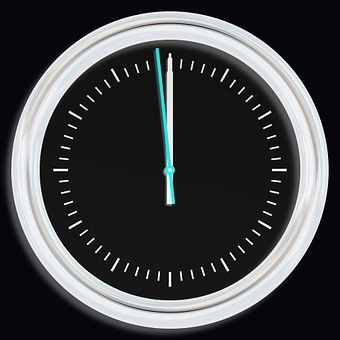
#> input picture Experiment/Exp5/images/clock2.jpg, 340 x 340 px
$ jupyter execute --allow-errors DIP_EXP5.ipynb
#> lines starting #> are read from the running program, lines starting #| are printed output that depends on the picture; after the words box and inside, x2 and y2 are one past the last pixel; in counts of white or black regions, pixels touching at a corner belong together
# Exp 5: Integrated Experiment #
## 1.	Aims ##

#### 1. Be familiar with the operations of morphological image processing.

#### 2. Be familiar with the operations of image segmentation.

#### 3. Try to design GUI in Python.

## 2.	Steps and Requirements

### (1) Erosion, Dilation, Opening and Closing.

(a) Load the RGB image clock2.jpg. Convert it to grayscale and then convert it into a binary image using a threshold of 0.5.

(b) Use an SE as [1 1 1; 1 1 1; 1 1 1] to obtain the binary morphological erosion, dilation, opening and closing of the binary image. Display them in the same figure with sub-figures. Add the corresponding title to the sub-figure.

(c) Use an SE as [1 0 0; 0 1 0; 0 0 1] to obtain the binary morphological erosion, dilation, opening and closing of the binary image. Display them in the same figure with sub-figures. Add the corresponding title to the sub-figure.

(d) Load the RGB image zebras.jpg. Convert it to grayscale.

(e) Use a 3x3 SE to obtain the grayscale morphological erosion, dilation, opening and closing of grayscale image. Display them in the same figure with sub-figures. Add the corresponding title to the sub-figure.

(f) Use a 7x7 SE to obtain the grayscale morphological erosion, dilation, opening and closing of grayscale image. Display them in the same figure with sub-figures. Add the corresponding title to the sub-figure.

Hint:``skimage.morphology.binary_erosion``, ``skimage.morphology.binary_dilation``, ``skimage.morphology.binary_opening``, ``skimage.morphology.binary_closing``, ``skimage.morphology.erosion``, ``skimage.morphology.dilation``, ``skimage.morphology.opening`` and ``skimage.morphology.closing``

[cell 1]
from skimage import io, color
import numpy as np
from skimage.morphology import binary_erosion, binary_dilation, binary_opening, binary_closing
from skimage.morphology import erosion, dilation, opening, closing, square
import matplotlib.pyplot as plt

# Load, convert to grayscale, then convert to binary
img1_1 = io.imread('./images/clock2.jpg')
#> img1_1 is the input picture: shape (340, 340, 3); mean R, G, B 66.5, 67.7, 69.6
img1_1 = color.rgb2gray(img1_1)
#> img1_1: shape (340, 340) float64
img1_binary = np.where(img1_1>0.5, 1, 0)
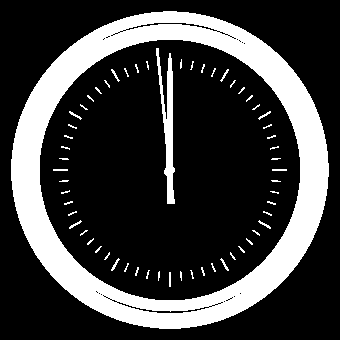
#> img1_binary: shape (340, 340) int64; values 0 (black) and 1 (white), 24.1% white; 60 white regions (47 under 20 px), largest, box (x1, y1, x2, y2) and area: (11, 11, 329, 329) 25534, (156, 48, 175, 204) 1212, (111, 258, 120, 271) 34

# Erosion, dilation, opening, closing
se_1 = np.array([[1,1,1],[1,1,1],[1,1,1]])
img_1_er = binary_erosion(img1_binary, se_1)
#> img_1_er: shape (340, 340) bool; 20.1% white; 8 white regions (6 under 20 px), largest, box (x1, y1, x2, y2) and area: (12, 12, 328, 328) 22495, (163, 59, 174, 203) 685
img_1_di = binary_dilation(img1_binary, se_1)
#> img_1_di: shape (340, 340) bool; 28.5% white; 60 white regions, largest, box (x1, y1, x2, y2) and area: (10, 10, 330, 330) 28191, (155, 47, 176, 205) 1699, (110, 257, 121, 272) 82
img_1_op = binary_opening(img1_binary, se_1)
#> img_1_op: shape (340, 340) bool; 23.1% white; 5 white regions, box (x1, y1, x2, y2) and area: (11, 11, 329, 329) 25533, (161, 58, 175, 204) 1064, (157, 57, 161, 75) 54, (159, 76, 163, 94) 54, (156, 48, 159, 56) 24
img_1_cl = binary_closing(img1_binary, se_1)
#> img_1_cl: shape (340, 340) bool; 24.4% white; 60 white regions (47 under 20 px), largest, box (x1, y1, x2, y2) and area: (11, 11, 329, 329) 25879, (156, 48, 175, 204) 1235, (111, 258, 120, 271) 34

plt.figure(figsize=[12, 10])
plt.subplot(3, 2, 1)
plt.imshow(img1_binary, cmap='gray')
plt.title('Origin')
plt.subplot(3, 2, 3)
plt.imshow(img_1_er, cmap='gray')
plt.title('Erosion (3*3 suqare SE)')
plt.subplot(3, 2, 4)
plt.imshow(img_1_di, cmap='gray')
plt.title('Dilation (3*3 suqare SE)')
plt.subplot(3, 2, 5)
plt.imshow(img_1_op, cmap='gray')
plt.title('Opening (3*3 suqare SE)')
plt.subplot(3, 2, 6)
plt.imshow(img_1_cl, cmap='gray')
plt.title('Closing (3*3 suqare SE)')
plt.tight_layout()
plt.show()

se_2 = np.array([[1,0,0],[0,1,0],[0,0,1]])
img_2_er = binary_erosion(img1_binary, se_2)
#> img_2_er: shape (340, 340) bool; 21.1% white; 34 white regions (32 under 20 px), largest, box (x1, y1, x2, y2) and area: (12, 12, 328, 328) 23404, (157, 49, 174, 203) 781
img_2_di = binary_dilation(img1_binary, se_2)
#> img_2_di: shape (340, 340) bool; 27.2% white; 60 white regions, largest, box (x1, y1, x2, y2) and area: (10, 10, 330, 330) 27515, (155, 47, 176, 205) 1640, (110, 257, 121, 272) 74
img_2_op = binary_opening(img1_binary, se_2)
#> img_2_op: shape (340, 340) bool; 23.4% white; 25 white regions (19 under 20 px), largest, box (x1, y1, x2, y2) and area: (11, 11, 329, 329) 25534, (156, 48, 175, 204) 1199, (69, 111, 82, 120) 33, (258, 220, 271, 229) 33, (220, 258, 229, 271) 33, (111, 69, 120, 81) 30
img_2_cl = binary_closing(img1_binary, se_2)
#> img_2_cl: shape (340, 340) bool; 24.4% white; 60 white regions (47 under 20 px), largest, box (x1, y1, x2, y2) and area: (11, 11, 329, 329) 25879, (156, 48, 175, 204) 1232, (111, 258, 120, 271) 34

plt.figure(figsize=[12, 10])
plt.subplot(3, 2, 1)
plt.imshow(img1_binary, cmap='gray')
plt.title('Origin')
plt.subplot(3, 2, 3)
plt.imshow(img_2_er, cmap='gray')
plt.title('Erosion (3*3 diag SE)')
plt.subplot(3, 2, 4)
plt.imshow(img_2_di, cmap='gray')
plt.title('Dilation (3*3 diag SE)')
plt.subplot(3, 2, 5)
plt.imshow(img_2_op, cmap='gray')
plt.title('Opening (3*3 diag SE)')
plt.subplot(3, 2, 6)
plt.imshow(img_2_cl, cmap='gray')
plt.title('Closing (3*3 diag SE)')
plt.tight_layout()
plt.show()

# Load, convert to grayscale
img1_2 = io.imread('./images/zebras.jpg')
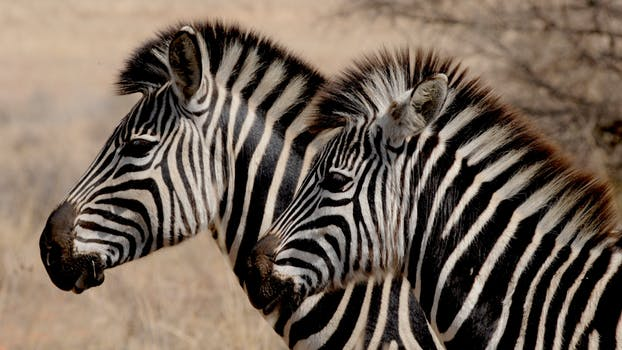
#> input picture Experiment/Exp5/images/zebras.jpg, 622 x 350 px
#> img1_2 is the input picture: shape (350, 622, 3); mean R, G, B 116, 101.3, 88.7
img1_2 = color.rgb2gray(img1_2)
#> img1_2: shape (350, 622) float64

img_3_er = erosion(img1_2, square(3))
img_3_di = dilation(img1_2, square(3))
img_3_op = opening(img1_2, square(3))
img_3_cl = closing(img1_2, square(3))

plt.figure(figsize=[12, 10])
plt.subplot(3, 2, 1)
plt.imshow(img1_2, cmap='gray')
plt.title('Origin')
plt.subplot(3, 2, 3)
plt.imshow(img_3_er, cmap='gray')
plt.title('Erosion (3*3 square SE)')
plt.subplot(3, 2, 4)
plt.imshow(img_3_di, cmap='gray')
plt.title('Dilation (3*3 square SE)')
plt.subplot(3, 2, 5)
plt.imshow(img_3_op, cmap='gray')
plt.title('Opening (3*3 square SE)')
plt.subplot(3, 2, 6)
plt.imshow(img_3_cl, cmap='gray')
plt.title('Closing (3*3 square SE)')
plt.tight_layout()
plt.show()

img_4_er = erosion(img1_2, square(7))
img_4_di = dilation(img1_2, square(7))
img_4_op = opening(img1_2, square(7))
img_4_cl = closing(img1_2, square(7))
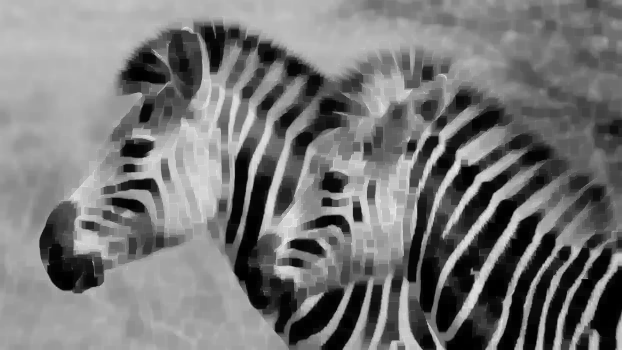
#> img_4_cl: shape (350, 622) float64; min 0, max 0.921, mean 0.467

plt.figure(figsize=[12, 10])
plt.subplot(3, 2, 1)
plt.imshow(img1_2, cmap='gray')
plt.title('Origin')
plt.subplot(3, 2, 3)
plt.imshow(img_4_er, cmap='gray')
plt.title('Erosion (7*7 square SE)')
plt.subplot(3, 2, 4)
plt.imshow(img_4_di, cmap='gray')
plt.title('Dilation (7*7 square SE)')
plt.subplot(3, 2, 5)
plt.imshow(img_4_op, cmap='gray')
plt.title('Opening (7*7 square SE)')
plt.subplot(3, 2, 6)
plt.imshow(img_4_cl, cmap='gray')
plt.title('Closing (7*7 square SE)')
plt.tight_layout()
plt.show()

### (2) Boundary Extraction and Hole Filling

(a) Load the image boundary.tif. Convert it into a binary image.

(b) Use a 5x5 SE of 1s to obtain the binary morphological erosion of the binary image.

(c) Obtian the boundary of the binary image via performing the difference between the binary image and its erosion image.

(d) Load the image holefiling.tif. Convert it into a binary image.

(e) Fill the holes in binary objects. (Hine:``scipy.ndimage.binary_fill_holes``)

(f) Display them in the same figure with sub-figures. Add the corresponding title to the sub-figure.

[cell 2]
import cv2
from scipy.ndimage import binary_fill_holes

# Load and convert
img2_1 = cv2.imread('./images/boundary.tif')
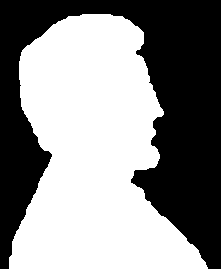
#> input picture Experiment/Exp5/images/boundary.tif, 221 x 269 px
#> img2_1 is the input picture: shape (269, 221, 3); 54.6% white; 1 black region, box (x1, y1, x2, y2) and area: (0, 0, 221, 269) 26994
img2_1 = cv2.cvtColor(img2_1, cv2.COLOR_BGR2RGB)
img2_1 = color.rgb2gray(img2_1)
img2_1_binary = np.where(img2_1>0.5, 1, 0)

# Erosion
img2_er = binary_erosion(img2_1_binary, square(5))
#> img2_er: shape (269, 221) bool; 51.6% white; 1 black region, box (x1, y1, x2, y2) and area: (0, 0, 221, 269) 28756
# Get boundary
img2_boun = img2_1_binary - img2_er
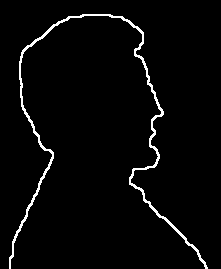
#> img2_boun: shape (269, 221) int64; values 0 (black) and 1 (white), 3% white in thin lines or dots, all inside (x1, y1, x2, y2) = (9, 14, 208, 269)

plt.figure(figsize=[12, 8])
plt.subplot(1, 3, 1)
plt.imshow(img2_1_binary, cmap='gray')
plt.title('Origin')
plt.subplot(1, 3, 2)
plt.imshow(img2_er, cmap='gray')
plt.title('Erosion')
plt.subplot(1, 3, 3)
plt.imshow(img2_boun, cmap='gray')
plt.title('Boundary')
plt.tight_layout()
plt.show()

# Load and convert
img2_2 = cv2.imread('./images/holefiling.tif')
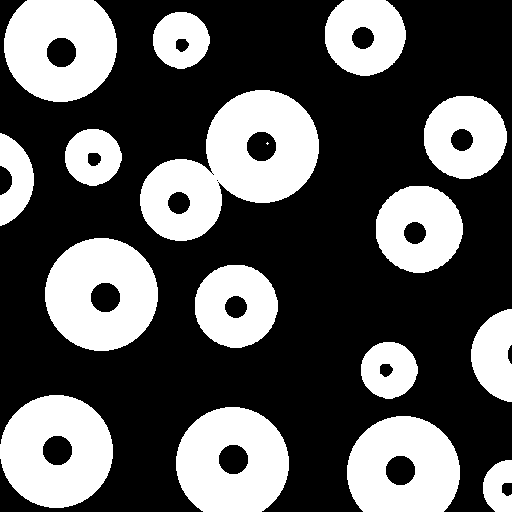
#> input picture Experiment/Exp5/images/holefiling.tif, 512 x 512 px
#> img2_2 is the input picture: shape (512, 512, 3); 35.3% white; 17 white regions (1 under 20 px), largest, box (x1, y1, x2, y2) and area: (140, 90, 319, 241) 14240, (45, 238, 158, 351) 9332, (0, 395, 113, 508) 9332
img2_2 = cv2.cvtColor(img2_2, cv2.COLOR_BGR2RGB)
img2_2 = color.rgb2gray(img2_2)
img2_2_binary = np.where(img2_2>0.5, 1, 0)

# Fill the holes
img2_fill = binary_fill_holes(img2_2_binary)
#> img2_fill: shape (512, 512) bool; 37.7% white; 16 white regions, largest, box (x1, y1, x2, y2) and area: (140, 90, 319, 241) 15293, (45, 238, 158, 351) 10005, (0, 395, 113, 508) 10005

plt.figure(figsize=[12, 8])
plt.subplot(1, 2, 1)
plt.imshow(img2_2_binary, cmap='gray')
plt.title('Origin')
plt.subplot(1, 2, 2)
plt.imshow(img2_fill, cmap='gray')
plt.title('Holes filled')
plt.tight_layout()
plt.show()

### (3) Thining and Skeleton
(a) Load the image CT.tif. Convert it into a binary image.

(b) Perform morphological thinning of a binary image. (Hint:``skimage.morphology.thin``, set the parameter of max_iter to 5, 50, and none, respectively.</font>)

(c) Compute the convex hull image of a binary image. (Hint:``skimage.morphology.convex_hull_image``)

(d) Compute the skeleton of a binary image. (Hint:``skimage.morphology.skeletonize``)

(e) Display them in the same figure with sub-figures. Add the corresponding title to the sub-figure.

[cell 3]
from skimage.morphology import thin, convex_hull_image, skeletonize

# Load and convert
img3 = cv2.imread('./images/CT.tif')
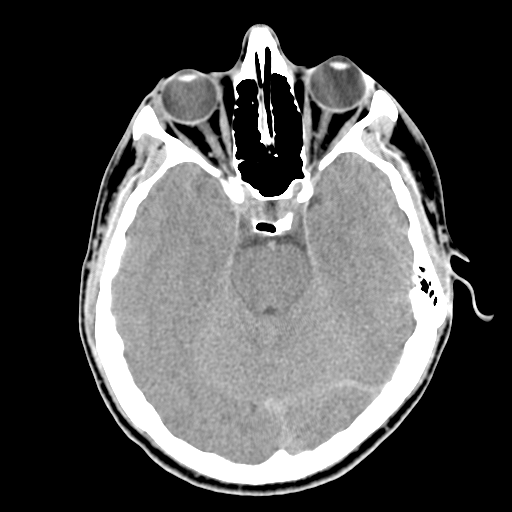
#> input picture Experiment/Exp5/images/CT.tif, 512 x 512 px
#> img3 is the input picture: shape (512, 512, 3); min 0, max 255, mean 80.4
img3 = cv2.cvtColor(img3, cv2.COLOR_BGR2RGB)
img3 = color.rgb2gray(img3)
#> img3: shape (512, 512) float64
img3_binary = np.where(img3>0.5, 1, 0)
#> img3_binary: shape (512, 512) int64; values 0 (black) and 1 (white), 41.5% white; 26 white regions (19 under 20 px), largest, box (x1, y1, x2, y2) and area: (79, 24, 493, 496) 107666, (257, 86, 276, 146) 525, (205, 129, 224, 160) 238

# Thin
img3_thin_1 = thin(img3_binary, max_num_iter=5)
#> img3_thin_1: shape (512, 512) bool; 34.2% white; 26 white regions (23 under 20 px), largest, box (x1, y1, x2, y2) and area: (79, 29, 493, 495) 89435, (258, 86, 275, 145) 114, (206, 130, 223, 160) 37
img3_thin_2 = thin(img3_binary, max_num_iter=50)
#> img3_thin_2: shape (512, 512) bool; 9.1% white; 26 white regions (23 under 20 px), largest, box (x1, y1, x2, y2) and area: (79, 32, 493, 495) 23476, (258, 86, 275, 145) 113, (206, 130, 223, 160) 37
img3_thin_3 = thin(img3_binary, max_num_iter=None)
#> img3_thin_3: shape (512, 512) bool; 2.8% white in thin lines or dots, all inside (x1, y1, x2, y2) = (79, 32, 493, 495)

# Convex hull
img3_convex = convex_hull_image(img3_binary)
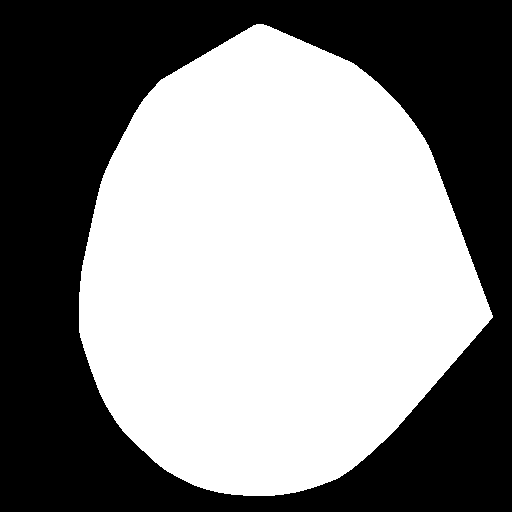
#> img3_convex: shape (512, 512) bool; 53.3% white; 1 black region, box (x1, y1, x2, y2) and area: (0, 0, 512, 512) 122406

# Sketelon
img3_sketelon = skeletonize(img3_binary)

plt.figure(figsize=[12, 8])
plt.subplot(2, 3, 1)
plt.imshow(img3_binary, cmap='gray')
plt.title('Origin')
plt.subplot(2, 3, 2)
plt.imshow(img3_thin_1, cmap='gray')
plt.title('Thinning (iteration = 5)')
plt.subplot(2, 3, 3)
plt.imshow(img3_thin_2, cmap='gray')
plt.title('Thinning (iteration = 50)')
plt.subplot(2, 3, 4)
plt.imshow(img3_thin_3, cmap='gray')
plt.title('Thinning (iterate until converge)')
plt.subplot(2, 3, 5)
plt.imshow(img3_convex, cmap='gray')
plt.title('Convex hull image')
plt.subplot(2, 3, 6)
plt.imshow(img3_sketelon, cmap='gray')
plt.title('Skeleton')
plt.tight_layout()
plt.show()

### (4) Top-hat (white top-hat) and Bottom-hat (black top-hat) Transformation

(a) Load the grayscale image rice.tif. Convert it into a binary image with a threshold of 0.5.

(b) Perform top-hat transformation to the grayscale image. (Hint:``skimage.morphology.white_tophat``, set the parameter of footprint to ``skimage.morphology.square(81)``)

(c) Obtain thresholded top-hat image and convert it into a binary image.

(d) Perform bottom-hat transformation to the grayscale image. (Hint:``skimage.morphology.black_tophat``, set the parameter of footprint to ``skimage.morphology.square(81)``)

(e) Obtain thresholded bottom-hat image and convert it into a binary image.

(f) Display them in the same figure with sub-figures. Add the corresponding title to the sub-figure.

[cell 4]
from skimage import img_as_float
from skimage.morphology import white_tophat, black_tophat

# Load and convert
img4 = io.imread('./images/rice.tif')
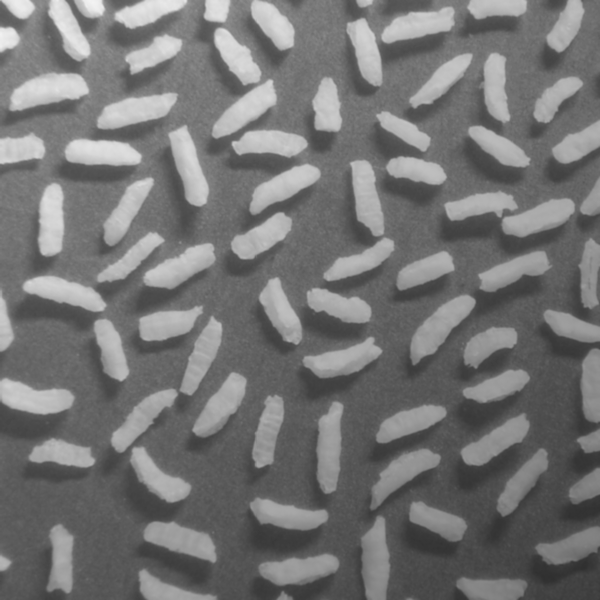
#> input picture Experiment/Exp5/images/rice.tif, 600 x 600 px
#> img4 is the input picture: shape (600, 600); min 47, max 243, mean 116.4
img4 = img_as_float(img4)
img4_binary = np.where(img4>0.5, 1, 0)
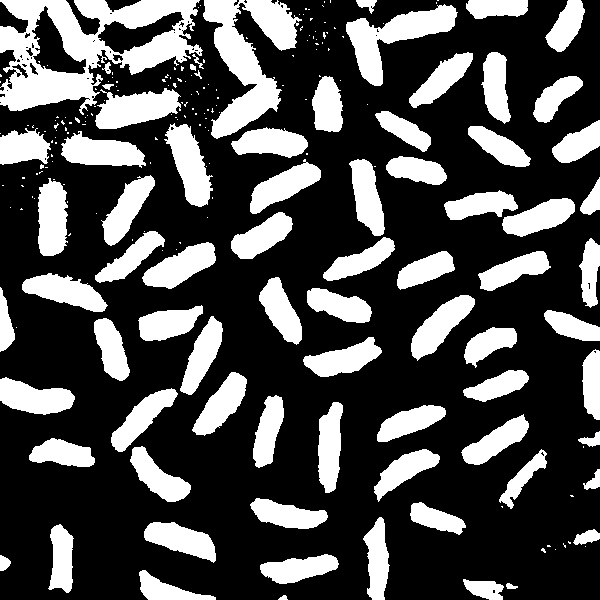
#> img4_binary: shape (600, 600) int64; values 0 (black) and 1 (white), 30.1% white; 221 white regions (145 under 20 px), largest, box (x1, y1, x2, y2) and area: (0, 0, 203, 115) 11208, (203, 0, 302, 139) 6178, (346, 4, 458, 86) 3412

# Top-hat
img4_top = white_tophat(img4, footprint=square(81))
# Threshold
img4_top_binary = np.where(img4_top>0.2, 1, 0)

# Bottom-hat
img4_bottom = black_tophat(img4, footprint=square(81))
# Threshold
img4_bottom_binary = np.where(img4_bottom>0.2, 1, 0)

plt.figure(figsize=[12, 12])
plt.subplot(3, 2, 1)
plt.imshow(img4, cmap='gray')
plt.title('Original image')
plt.subplot(3, 2, 2)
plt.imshow(img4_binary, cmap='gray')
plt.title('Thresholded original image')
plt.subplot(3, 2, 3)
plt.imshow(img4_top, cmap='gray')
plt.title('Top-hat image')
plt.subplot(3, 2, 4)
plt.imshow(img4_top_binary, cmap='gray')
plt.title('Thresholded top-hat image')
plt.subplot(3, 2, 5)
plt.imshow(img4_bottom, cmap='gray')
plt.title('Bottom-hat image')
plt.subplot(3, 2, 6)
plt.imshow(img4_bottom_binary, cmap='gray')
plt.title('Thresholded bottom-hat image')
plt.tight_layout()
plt.show()
